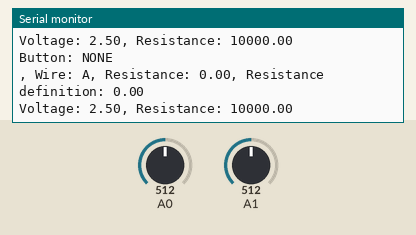
A program run on a simulated Arduino Uno, built with avr-gcc and run on an emulated ATmega328P. On the bench: the last lines printed to the serial monitor. The test bench sets the inputs (shaded band); at power-on: A1 = 512, A0 = 512.

Above: at 7.6 s.
7.7 s: A1 set to 981
At 8.5 s:
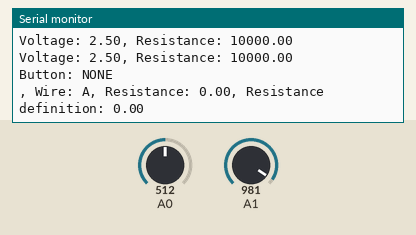
9.2 s: A1 set to 989
At 10.2 s:
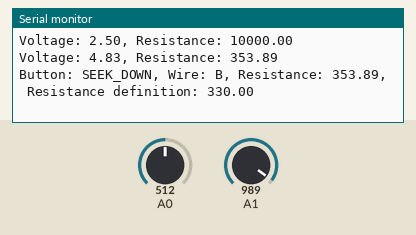
Timing chart, 0 to 12.2 s (numbered marks = the images above; inputs shaded):
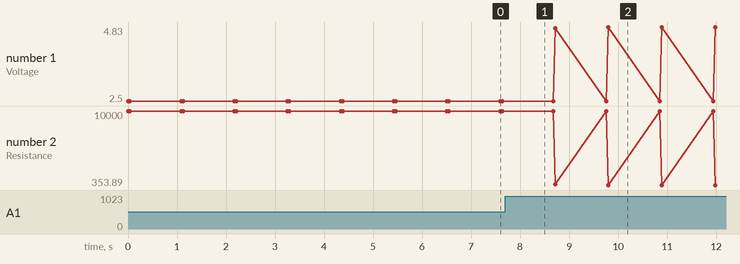

The program:

main.cpp
```cpp
#include <Arduino.h>
#include "inbound.h"

void setup()
{
  Serial.begin(9600);
}

void loop()
{
  button detectedButton;
  readButton(&detectedButton);
  printButton(&detectedButton);
  delay(1000);
}
```

button.h
```cpp
#ifndef BUTTON_H
#define BUTTON_H

#include <Arduino.h>

/* Define button type */
struct button
{
    byte button;
    byte wire;
    float resistance;
    float resistanceDefinition;
};
typedef struct button Button;

/* Constants */
#define TOTAL_BUTTONS 7      // Total buttons on the steering wheel
#define BUTTON_NONE -1       // When no button is pressed
#define BUTTON_SOURCE 0      // Index corresponding to the SOURCE button resistance (blue)
#define BUTTON_SEEK_UP 1     // Index corresponding to the SEEK_UP button resistance (white)
#define BUTTON_SEEK_DOWN 2   // Index corresponding to the SEEK_DOWN button resistance (white)
#define BUTTON_VOLUME_UP 3   // Index corresponding to the VOLUME_UP button resistance (blue)
#define BUTTON_VOLUME_DOWN 4 // Index corresponding to the VOLUME_DOWN button resistance (blue)
#define BUTTON_PICK_UP 5     // Index corresponding to the PICK_UP button resistance (blue)
#define BUTTON_HANG_UP 6     // Index corresponding to the HANG_UP button resistance (white)

#define WIRE_A 0 // Primary wire from SWC (STRG SW A, pin 6 of Nissan J502 connector)
#define WIRE_B 1 // Secondary wire from SWC (STRG SW B, pin 16 of Nissan J502 connector)

/* Variables */

// Indexed button resistance values {SOURCE, SEEK_UP, SEEK_DOWN, VOLUME_UP, VOLUME_DOWN, PICK_UP, HANG_UP}
extern float INPUT_BUTTON_RESISTANCES[TOTAL_BUTTONS];

// Indexed button wires {SOURCE, SEEK_UP, SEEK_DOWN, VOLUME_UP, VOLUME_DOWN, PICK_UP, HANG_UP}
extern float INPUT_BUTTON_WIRES[TOTAL_BUTTONS];

#endif
```

inbound.h
```cpp
#ifndef INBOUND_H
#define INBOUND_H

#include <Arduino.h>
#include "button.h"

/* Constants */
#define INBOUND_RESISTANCE_DEBUG // Enables serial printing for resistance
#define INBOUND_BUTTON_DEBUG     // Enables serial printing for button

#define TOLERANCE_PERCENT 10.f   // Button matching tolerance (in %)
#define RESISTANCE_WIRE_A_PIN 0  // Analogue input pin on Arduino
#define RESISTANCE_WIRE_B_PIN 1  // Analogue input pin on Arduino
#define RESISTANCE_KNOWN 10000.f // The known resistor value in Ohms

/* Variables */
extern float VOLTS_IN; // Vcc (+5 Volts)

/* Functions */
void readButton(button *btn);
float readResistance(byte pin);
int detectButton(byte pin, float currentResistance);
boolean isButtonPressed(float resistanceDefinition, float currentResistance);
void printButton(button *btn);

#endif
```

button.cpp
```cpp
#include "button.h"

/* Variables */

// Indexed button resistance values {SOURCE, SEEK_UP, SEEK_DOWN, VOLUME_UP, VOLUME_DOWN, PICK_UP, HANG_UP}
float INPUT_BUTTON_RESISTANCES[TOTAL_BUTTONS] = {1000.f, 109.f, 330.f, 109.f, 0.f, 330.f, 0.f};

// Indexed button wires {SOURCE, SEEK_UP, SEEK_DOWN, VOLUME_UP, VOLUME_DOWN, PICK_UP, HANG_UP}
float INPUT_BUTTON_WIRES[TOTAL_BUTTONS] = {WIRE_A, WIRE_B, WIRE_B, WIRE_A, WIRE_A, WIRE_A, WIRE_B};
```

inbound.cpp
```cpp
#include "inbound.h"

/* Variables */
float VOLTS_IN = 5.f; // Vcc (+5 Volts)

/* Functions */
void readButton(button *btn)
{
  float currentResistance = 0.f;
  int currentButton = BUTTON_NONE;

  // try to read from primary wire
  currentResistance = readResistance(RESISTANCE_WIRE_A_PIN);
  currentButton = detectButton(RESISTANCE_WIRE_A_PIN, currentResistance);
  if (currentButton == BUTTON_NONE)
  {
    // if nothing is detected, try from secondary wire
    currentResistance = readResistance(RESISTANCE_WIRE_B_PIN);
    currentButton = detectButton(RESISTANCE_WIRE_B_PIN, currentResistance);
  }

  btn->button = currentButton;
  if (currentButton != BUTTON_NONE)
  {
    btn->wire = INPUT_BUTTON_WIRES[currentButton];
    btn->resistance = currentResistance;
    btn->resistanceDefinition = INPUT_BUTTON_RESISTANCES[currentButton];
  }
}

// Reads the resistance
float readResistance(byte pin)
{
  int rawVolts = analogRead(pin);                                           // Read raw analogue value (0-1023)
  float voltsOut = (VOLTS_IN / 1024.f) * float(rawVolts);                   // Convert to voltage (at point between resistors)
  float currentResistance = RESISTANCE_KNOWN * ((VOLTS_IN / voltsOut) - 1); // Calculate the resistance

#ifdef INBOUND_RESISTANCE_DEBUG
  Serial.print("Voltage: ");
  Serial.print(voltsOut);
  Serial.print(", Resistance: ");
  Serial.println(currentResistance);
#endif

  return currentResistance;
}

// Detects which button is currently pressed.
int detectButton(byte pin, float currentResistance)
{
  int currentButton = BUTTON_NONE;

  for (int i = 0; i < TOTAL_BUTTONS; i++)
  {
    // If we aren't analyzing the correct wire for the button, skip it
    if (pin != INPUT_BUTTON_WIRES[i])
      continue;

    // Otherwise, proceed to the check whether the resistance value corresponds to the button
    if (isButtonPressed(INPUT_BUTTON_RESISTANCES[i], currentResistance))
    {
      currentButton = i;
      break;
    }
  }

  return currentButton;
}

// Determines if the current resistance is within tolerance
boolean isButtonPressed(float resistanceDefinition, float currentResistance)
{
  float decimalPercent = TOLERANCE_PERCENT / 100.f;
  float highRange = resistanceDefinition * (1.f + decimalPercent);
  float lowRange = resistanceDefinition * (1.f - decimalPercent);
  return lowRange <= currentResistance && currentResistance <= highRange;
}

// Prints the current button (if DEBUG is enabled)
void printButton(button *btn)
{
#ifdef INBOUND_BUTTON_DEBUG
  Serial.print("Button: ");

  switch (btn->button)
  {
  case BUTTON_SOURCE:
    Serial.print("SOURCE");
    break;
  case BUTTON_SEEK_UP:
    Serial.print("SEEK_UP");
    break;
  case BUTTON_SEEK_DOWN:
    Serial.print("SEEK_DOWN");
    break;
  case BUTTON_VOLUME_UP:
    Serial.print("VOLUME_UP");
    break;
  case BUTTON_VOLUME_DOWN:
    Serial.print("VOLUME_DOWN");
    break;
  case BUTTON_PICK_UP:
    Serial.print("PICK_UP");
    break;
  case BUTTON_HANG_UP:
    Serial.print("HANG_UP");
    break;
  default:
    Serial.println("NONE");
  }

  if (btn->button != BUTTON_NONE)
  {
    Serial.print(", Wire: ");
    switch (btn->wire)
    {
    case WIRE_A:
      Serial.print("A");
      break;
    case WIRE_B:
      Serial.print("B");
      break;
    }

    Serial.print(", Resistance: ");
    Serial.print(btn->resistance);

    Serial.print(", Resistance definition: ");
    Serial.println(btn->resistanceDefinition);
  }
#endif
}
```

Measured:
- the behaviour switches between 988 and 989 on A1 (found by bisection; images 1 and 2)
- after the input at 9.2 s, the serial monitor: prints a new line after 0.60 s (image 2)
- plotted number 1: 2.5 → 4.79 after the input at 7.7 s, 4.79 → 4.83 after the input at 9.2 s
- plotted number 2: 10000 → 438.33 after the input at 7.7 s, 438.33 → 353.89 after the input at 9.2 s
